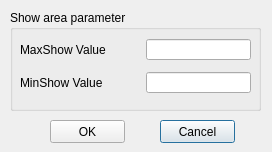
<ui version="4.0" >
 <class>TChangeShowareadlgClass</class>
 <widget class="QDialog" name="TChangeShowareadlgClass" >
  <property name="geometry" >
   <rect>
    <x>0</x>
    <y>0</y>
    <width>272</width>
    <height>152</height>
   </rect>
  </property>
  <property name="windowTitle" >
   <string>TChangeShowareadlg</string>
  </property>
  <widget class="QGroupBox" name="Basic_parameter_3" >
   <property name="geometry" >
    <rect>
     <x>10</x>
     <y>10</y>
     <width>251</width>
     <height>101</height>
    </rect>
   </property>
   <property name="title" >
    <string>Show area parameter</string>
   </property>
   <widget class="QLabel" name="label_12" >
    <property name="geometry" >
     <rect>
      <x>10</x>
      <y>29</y>
      <width>120</width>
      <height>21</height>
     </rect>
    </property>
    <property name="text" >
     <string>MaxShow Value</string>
    </property>
   </widget>
   <widget class="QLineEdit" name="MaxShowValue" >
    <property name="geometry" >
     <rect>
      <x>136</x>
      <y>29</y>
      <width>105</width>
      <height>21</height>
     </rect>
    </property>
   </widget>
   <widget class="QLabel" name="label_13" >
    <property name="geometry" >
     <rect>
      <x>10</x>
      <y>62</y>
      <width>120</width>
      <height>21</height>
     </rect>
    </property>
    <property name="text" >
     <string>MinShow Value</string>
    </property>
   </widget>
   <widget class="QLineEdit" name="MinShowValue" >
    <property name="geometry" >
     <rect>
      <x>136</x>
      <y>62</y>
      <width>105</width>
      <height>21</height>
     </rect>
    </property>
   </widget>
  </widget>
  <widget class="QPushButton" name="Cancel" >
   <property name="geometry" >
    <rect>
     <x>160</x>
     <y>120</y>
     <width>75</width>
     <height>23</height>
    </rect>
   </property>
   <property name="text" >
    <string>Cancel</string>
   </property>
  </widget>
  <widget class="QPushButton" name="OK" >
   <property name="geometry" >
    <rect>
     <x>50</x>
     <y>120</y>
     <width>75</width>
     <height>23</height>
    </rect>
   </property>
   <property name="text" >
    <string>OK</string>
   </property>
  </widget>
 </widget>
 <layoutdefault spacing="6" margin="11" />
 <resources/>
 <connections/>
</ui>
